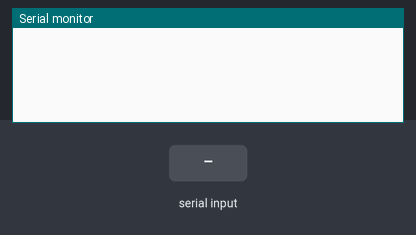
Recording of a sketch running on a simulated Arduino Leonardo, built with avr-gcc and run on an emulated ATmega32U4. Shown: the last lines printed to the serial monitor. The test bench sets the inputs (shaded band).

Above: at 1.2 s.
1.3 s: "G" received over Serial
At 1.9 s:
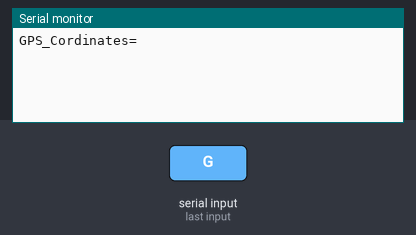
2.8 s: "E" received over Serial
At 4.0 s:
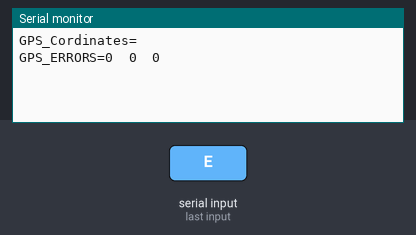
4.3 s: "D" received over Serial
At 5.4 s:
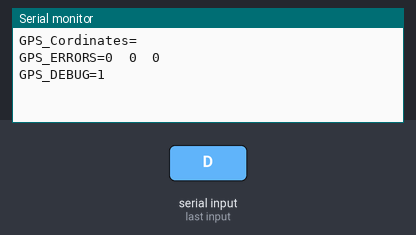
5.8 s: "S" received over Serial
At 6.5 s:
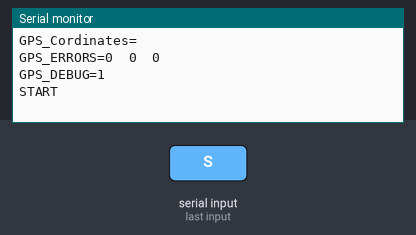
7.3 s: "B" received over Serial
At 7.7 s:
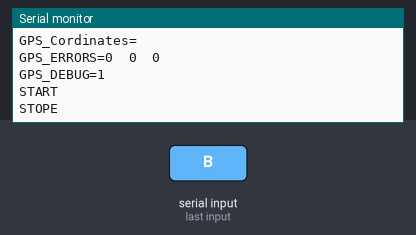
8.8 s: "F" received over Serial
At 10.0 s:
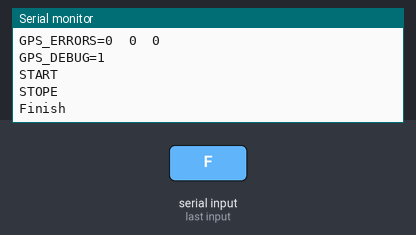

The sketch:

ArduinoSerialRover.ino
```cpp
/*
   Make header of packet == 255
   IF SPEED/STEERING/BRAKE NOT CHANGED DO NOT SEND  TO AUTOPILOT A NEW COMMAND

   try to send new cordinates using G serial command try one point then multible points
   check error using E command
   stop/start debugging using D command

  COMMANDS THAT I CAN SEND TO YOU:
  1)  'S' Start navigation using the latest cordinates that i sent you
  2)  'B' stope any navigation and do not send me any things
  3)  'F' Finish the Navigation
  4)  "51.9228757,4.4800224" or more points can be sended as follow any time so you adjust the end points accordiganlly
  if the robot was controlled from your side then i expect brake command untill you do the new routing


  COMMANDS THAT I RECIVE FROM YOU:
 ** BRAKE VALUES:
  0 STOPE THE DROID BECASUE OF WEEK SIGNAL FROM GPS
  1 STOPE THE DROID BECASUE YOU ARE AWAY FROM THE ORIGINAL PATH AND CAN NOT BE CORRECTED
  2 STOPE THE DROID BECASUE YOU ARE DOING RE ROUTING
  3 - 253 Error from 0 to 10 meter 3 mean less than one meter and 253 mean higher than 100 meter
  254 End of mission
  .
  .

  255 THE POINTS THAT I SENT YOU ARE NOT CORRECT AND THEY SHOULD BE CHANGED OR SENDED AGAIN

  **Steering command -45.0 to +45.0 degrees for now
  if you need a steering angle of zero you will send me 4500 command
  if you need +5.55 degrees then x=+5.55
  steering to send=(x*100.0)+4500.0
  steering to send=5055

  Speed command 0 to 62000 degrees for now
  if you need a zero speed you will send me 31000 command
  +values for forwared speed and negative ones for reverse


  ** Fix Mode

  0=Invalid
  1=2D/3D
  2=DGNSS
  4=Fixed RTK
  5=Float RTK
  6=Dead Reckoning

*/

unsigned long G_Error[3];
String E_String = "";
int GPS_DEBUG = 0;

long timeBefore = 0;

uint16_t SteeringAngle = 0;
uint16_t RobotSpeed = 0;
uint16_t BrakeValue = 0;
uint16_t FixModeValue = 0;
float angle_steering = 0.0;

byte byteStruct[7];
String cordinates;
void setup() {


  Serial.begin(115200);
  Serial1.begin(115200);

}

void loop() {

  if (Serial.available() > 0) {
    int inChar = Serial.read();

    if (inChar == 'G') { //GPS cordinates
      Serial.print("GPS_Cordinates=");
      Serial.println(E_String);
      sendNumberOfLocations(E_String);
      E_String = "";
    }
    else  if (inChar == 'E') { //GPS ERRORS
      Serial.print("GPS_ERRORS=");
      Serial.print(G_Error[0]);
      Serial.print("\t");
      Serial.print(G_Error[1]);
      Serial.print("\t");
      Serial.println(G_Error[2]);
      E_String = "";
    }
    else  if (inChar == 'D') { //GPS_DEBUG
      if(GPS_DEBUG==0) {
            GPS_DEBUG = 1;
          }else if(GPS_DEBUG==1) {
            GPS_DEBUG = 0;
          }

      Serial.print("GPS_DEBUG=");
      Serial.println(GPS_DEBUG);
      E_String = "";
    }
    else  if (inChar == 'S') { //START
      sendNumberOfLocations("SS");
      Serial.println("START");
      E_String = "";
    }
    else  if (inChar == 'B') { //STOPE
      sendNumberOfLocations("BB");
      Serial.println("STOPE");
      E_String = "";
    }else  if (inChar == 'F') { //STOPE
      sendNumberOfLocations("FF");
      Serial.println("Finish");
      E_String = "";
    }else{
      E_String += (char) inChar;
    }
  }

  receiveEvent();
}


void receiveEvent() {

  timeBefore = micros();
  if (Serial1.available() == 7)
  {
    for (int i = 0; i < 7; i++){
      byteStruct[i] = Serial1.read();
    }

    if (byteStruct[0] == 0xFF)
    {
      SteeringAngle = (byteStruct[1] << 8) | byteStruct[2];
      angle_steering = float(SteeringAngle - 4500) / 100.0;
      RobotSpeed = (byteStruct[3] << 8) | byteStruct[4];
      RobotSpeed -= 31000;
      BrakeValue = (byteStruct[5]);
    FixModeValue = (byteStruct[6]);

      if (micros() - timeBefore > 15)
      {
        Serial.print("ERROR TIME!!!!!!=");
        Serial.println(micros() - timeBefore);
        G_Error[2]++;
      }
      if (GPS_DEBUG)
      {
        Serial.print(micros() - timeBefore);
        Serial.print("\t");
        Serial.print(angle_steering);
        Serial.print("\t");
        Serial.print(RobotSpeed);
        Serial.print("\t");
        Serial.print(BrakeValue);
        Serial.print("\t");
        Serial.print(FixModeValue);
        Serial.print("\t");
        Serial.println(7);
      }
    }
    else
      G_Error[0]++;//wrong gps header
  }
  else if(Serial1.available()>7){
    //why i am here
    G_Error[1]++;//more bytes than expected
    Serial.println(Serial1.read());
  }

}

void sendNumberOfLocations(String da){
  Serial1.println(da);
}
```

Measured:
- after the input at 1.3 s, the serial monitor: prints a new line at once (image 1)
- after the input at 2.8 s, the serial monitor: prints a new line at once (image 2)
- after the input at 4.3 s, the serial monitor: prints a new line at once (image 3)
- after the input at 5.8 s, the serial monitor: prints a new line at once (image 4)
- after the input at 7.3 s, the serial monitor: prints a new line at once (image 5)
- after the input at 8.8 s, the serial monitor: prints a new line at once (image 6)
